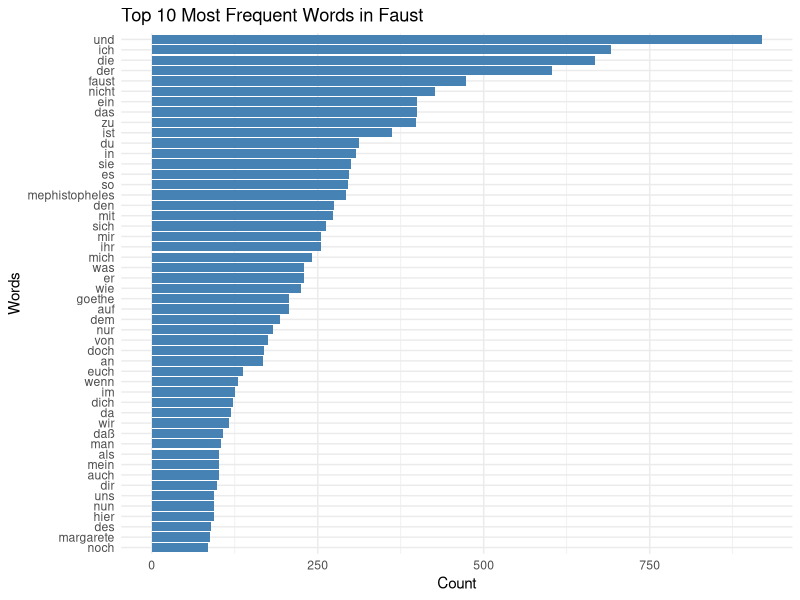

This chart was generated by the following R code:
## ---- chunk 1
fruits <- c("Apple", "Banana", "Orange", "Lemon", "Blackberry", "Peach", "annona", "peach")

grep("e", fruits)
fruits[grep("e", fruits)]
## ---- chunk 2
library(tidyverse)

iris %>%
  filter(str_detect(Species, "set")) %>% 
  head()
## ---- chunk 3
gsub("e", "a", fruits)
## ---- chunk 4
str_replace(fruits, "e", "a")
## ---- chunk 5
stringr::str_view(fruits, "e")
## ---- chunk 6
str_view(fruits, "e.")
## ---- chunk 7
str_view(fruits, "a..e")
## ---- chunk 8
measures <- c("10 mm", "100 m", "2 km", "8 cm", "100 kg", "80 g")
str_extract_all(measures, ".?m.?")
## ---- chunk 9
str_extract_all(measures, "m+")
## ---- chunk 10
measures[grep("m*", measures)]
## ---- chunk 11
str_view(fruits, "a[cn]")
## ---- chunk 12
str_view(fruits, "e[^aeiou]")
## ---- chunk 13
str_view(c("ca1", "x3", "a"), "[a-z]")
## ---- chunk 14
str_view(c("ca1", "x3", "3a"), "[a-z][0-9]")
## ---- chunk 15
str_view(c("ca1", "x3", "3a"), "^[a-z][0-9]")
## ---- chunk 16
str_view(fruits, "an|ea")
## ---- chunk 17
str_view(c("ba", "ab"), "^b")
## ---- chunk 18
str_view(c("ba", "ab"), "b$")
## ---- chunk 19
char_vec <- c("+?", "ab", "34.+")

str_view(char_vec, "\\+")
## ---- chunk 20
x <- "a\\b"
str_view(x, "\\\\")
## ---- chunk 21
str_view(fruits, "p{2}")
## ---- chunk 22
str_view(fruits, "p{1,}")
## ---- chunk 23
str_view(fruits, "(an){2}")

## Instead of:
str_view(fruits, "an{2}")

## ---- chunk 24
str_view(fruits, "(.)\\1")
## ---- chunk 25
str_view(fruits, "(.)(n)\\1\\2")
## ---- chunk 26
grep("ing\\.$", sentences, value = TRUE)
## ---- chunk 27

str_extract_all(sentences, "\\w") %>%
  unlist() %>%
  tolower() %>%
  table() %>%
  as.data.frame() %>%
  arrange(desc(Freq))

## ---- chunk 28
recipe <- c("2 Apples", "6 Bananas", "500 g sugar", "1 kg flour", "500 ml milk")
## ---- chunk 29
str_extract_all(recipe, "\\d+")
str_extract_all(recipe, "[0-9]+")
## ---- chunk 30
sentences[grep("(.)\\1", sentences)]
str_view(sentences, "(.)\\1")
## ---- chunk 31
str_extract_all(sentences, " [a-z]+(a)(l)\\2" ) %>%
  unlist %>%
  table
## ---- chunk 32
faust <- readLines(here::here("docs", "r_sig", "25_02_10_regex", "faust.txt"), warn = FALSE)

word_count <- str_extract_all(faust, boundary("word")) %>%
  unlist() 
word_count <- tolower(word_count) %>%
  table() %>%
  as.data.frame() %>%
  arrange(desc(Freq)) # Sorting by frequency
colnames(word_count) <- c("Word", "Count")

# Convert Word column to character for proper sorting
word_count$Word <- as.character(word_count$Word)

# Plot the top 50 most frequent words
ggplot(word_count  %>% head(50), aes(x = reorder(Word, Count), y = Count)) +
  geom_col(fill = "steelblue") +
  coord_flip() + # Flip for better readability
  theme_minimal() +
  labs(title = "Top 10 Most Frequent Words in Faust",
       x = "Words",
       y = "Count")
## ---- chunk 33
text <- "Hello Team,

Please reach out to John at john.doe96@example.com for project updates. If you have any financial queries, contact Sarah at sarah_finance@company.org.

For general inquiries, you can email info@business.net or our HR department at hr-department@enterprise.co.uk.

Best regards,
Admin Team (admin@corporate.com)"
## ---- chunk 34
str_extract_all(text, "[a-zA-Z0-9._%+-]+@[a-zA-Z0-9.-]+\\.[a-zA-Z]{2,}")
